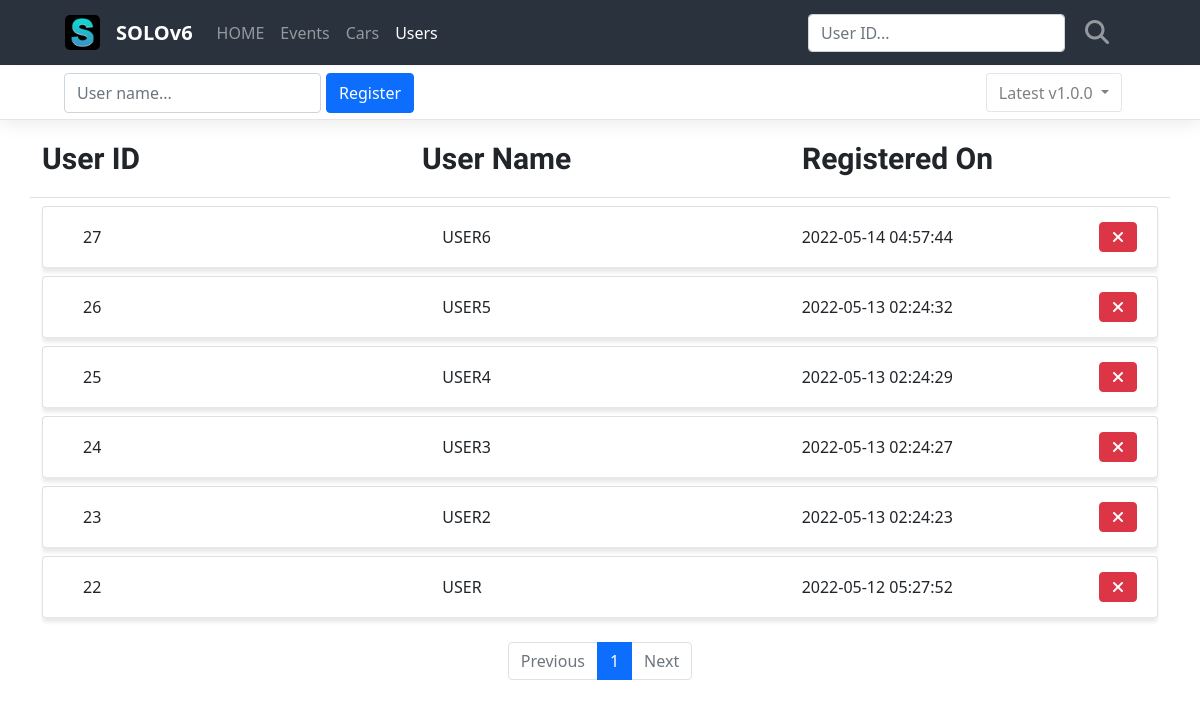
Before: /users/ with the older database file.
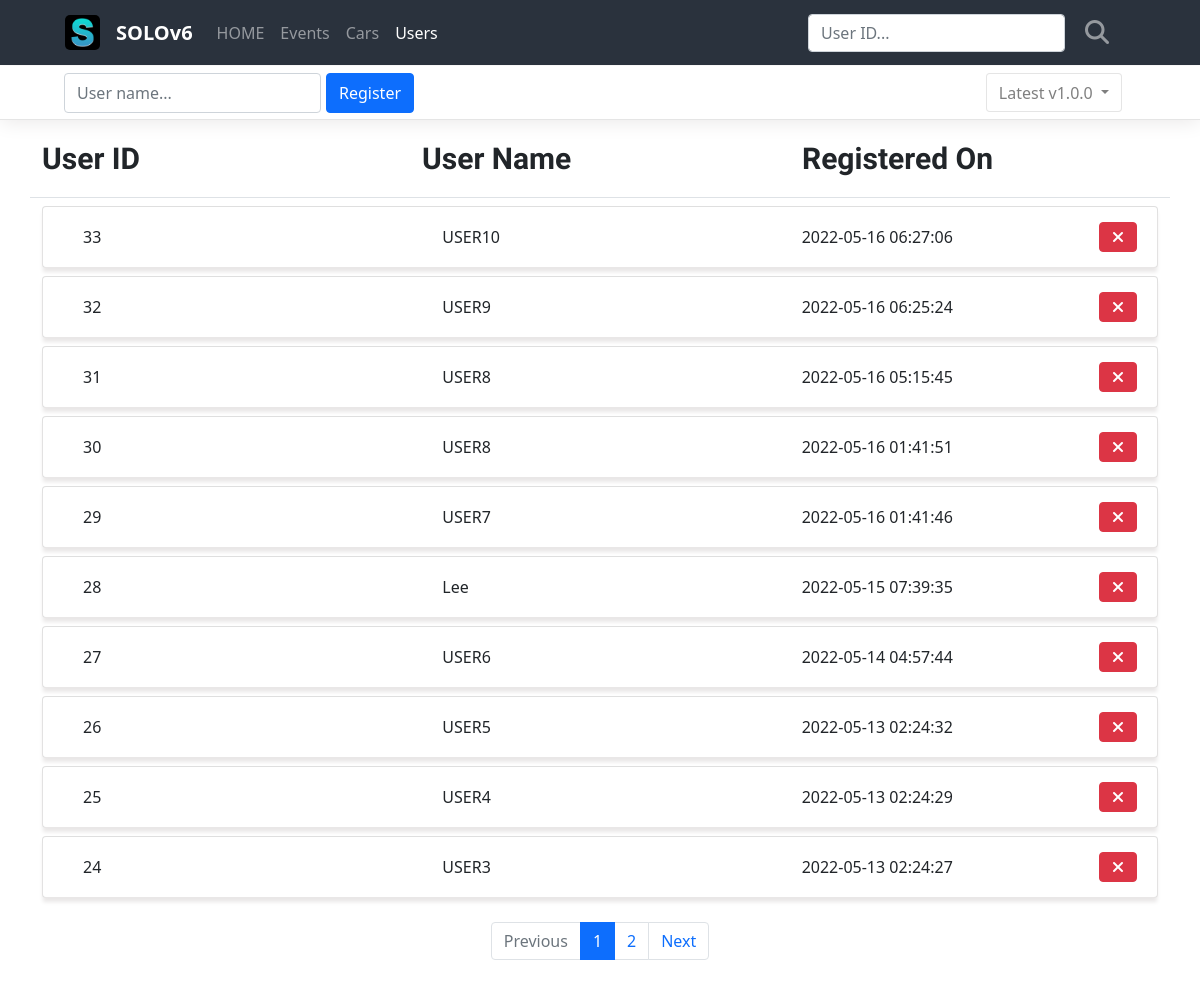
After: the same page with the newer database file.
### project/models/user.py (models this page shows, shortened)
class User(db.Model):
    id = db.Column(db.Integer, primary_key=True)
    user_name = db.Column(db.String(10), nullable=False)
    registered_on = db.Column(db.DateTime(), default=func.now())

### project/routes/user_routes.py (the view)
@blueprint.route('/')
def users():
    page = request.args.get('page', type=int, default=1)
    needle = request.args.get('needle', type=str, default='')
    user_list = UserModel.query.order_by(UserModel.registered_on.desc())
    if needle:
        user_list = user_list.filter(
            UserModel.id.ilike(needle)
        )
    user_list = user_list.paginate(page, per_page=10)
    return render_template('users.html', user_list=user_list, page=page, needle=needle)

### project/templates/users.html (shortened to what the changed rows need)
<link rel="stylesheet" href="../static/css/users.css">
{% extends 'base.html' %}
{% block content %}
<div class="main">
    <div class="container list-box">
        {% if user_list %}
            {% for user in user_list.items %}
            <div class="card my-2">
                <div class="card-body">
                    <div class="row card-body-row">
                        <div class="col list-col">
                            {{ user.id }}
                        </div>
                        <div class="col list-col">
                            {{ user.user_name }}
                        </div>
                        <div class="col list-col">
                            {{ user.registered_on }}
                            <div class="cancel-box">
                                <form class="delete-form" action="{{ url_for('users.delete') }}" method="post">
                                    <button type="submit" class="btn btn-danger mb-3 cancel-btn">
                                        <i class="fa-solid fa-xmark"></i>
                                    </button>
                                </form>
                            </div>
                        </div>
                    </div>
                </div>
            </div>
            {% endfor %}
        {% else %}
        <div class="row">
            <div class="col-12">
                <h2>❌ No User Registered ❌</h2>
            </div>
        </div>
        {% endif %}
    </div>
</div>
<ul class="pagination my-4 justify-content-center">
    {% for page_num in user_list.iter_pages() %}
    {% if page_num %}
    {% if page_num != user_list.page %}
    <li class="page-item">
        <a class="page-link" href="?page={{ page_num }}">{{ page_num }}</a>
    </li>
    {% else %}
    <li class="page-item active" aria-current="page">
        <a class="page-link" href="javascript:void(0)">{{ page_num }}</a>
    </li>
    {% endif %}
    {% else %}
    <li class="disabled">
        <a class="page-link" href="javascript:void(0)">...</a>
    </li>
    {% endif %}
    {% endfor %}
    {% if user_list.has_next %}
    <li class="page-item">
        <a class="page-link" href="?page={{ user_list.next_num }}">Next</a>
    </li>
    {% else %}
    <li class="page-item disabled">
        <a class="page-link" tabindex="-1" aria-disabled="true" href="javascript:void(0)">Next</a>
    </li>
    {% endif %}
</ul>
{% endblock %}

Changed rows visible on the page:
no longer on this page (row unchanged): User: id "23", user_name "USER2", registered_on "2022-05-13 02:24:23"
no longer on this page (row unchanged): User: id "22", user_name "USER", registered_on "2022-05-12 05:27:52"
added User: id "33", user_name "USER10", registered_on "2022-05-16 06:27:06"
added User: id "32", user_name "USER9", registered_on "2022-05-16 06:25:24"
added User: id "31", user_name "USER8", registered_on "2022-05-16 05:15:45"
added User: id "30", user_name "USER8", registered_on "2022-05-16 01:41:51"
added User: id "29", user_name "USER7", registered_on "2022-05-16 01:41:46"
added User: id "28", user_name "Lee", registered_on "2022-05-15 07:39:35"
Other visible differences:
new list line: "2"
